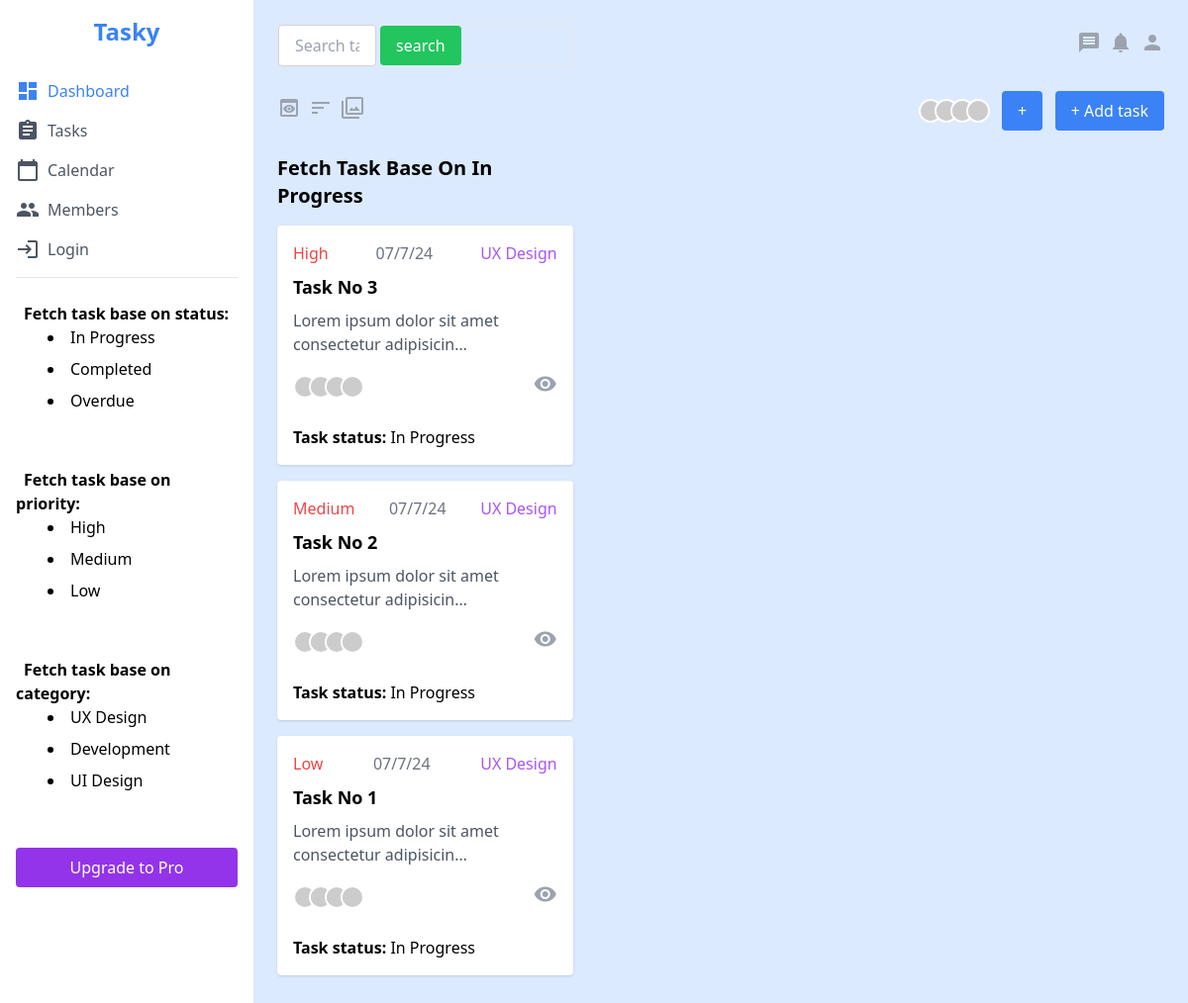
Page /fetch/task/In Progress/ on the committed database.
### task_management/models.py (models this page shows, shortened)
class TaskModel(models.Model):
    assigned_to = models.ForeignKey(User, on_delete=models.CASCADE)
    due_date = models.DateTimeField(auto_now=True)
    description = models.TextField(blank=True, null=True)
    title = models.CharField(max_length=255, blank=False, null=False)
    status_choices = [('In Progress', 'In Progress'), ('Completed', 'Completed'), ('Overdue', 'Overdue')]
    status = models.CharField(max_length=255, blank=False, null=False, choices=status_choices)
    priority_choices = [('Low', 'Low'), ('Medium', 'Medium'), ('High', 'High')]
    priority = models.CharField(max_length=255, blank=False, null=False, choices=priority_choices)
    category_choices = [('UX Design', 'UX Design'), ('Development', 'Development'), ('UI Design', 'UI Design')]
    category = models.CharField(max_length=255, blank=False, null=False, choices=category_choices)

### task_management/views.py (the view)
# urls.py: path('fetch/task/<str:base_on>/', fetch_task, name='fetch_task'),
def fetch_task(request, base_on):
    _status_ = ['In Progress', 'Completed', 'Overdue']
    _priorities_ = ['High', 'Medium', 'Low']
    _categories_ = ['UX Design', 'Development', 'UI Design']
    if base_on in _status_ or base_on in _priorities_ or base_on in _categories_:
        pass
    else:
        return False
    if base_on in _status_:
        fetch_api = TaskModel.objects.filter(status=base_on).order_by('-due_date')
    elif base_on in _priorities_:
        fetch_api = TaskModel.objects.filter(priority=base_on).order_by('-due_date')
    elif base_on in _categories_:
        fetch_api = TaskModel.objects.filter(category=base_on).order_by('-due_date')
    paginator = Paginator(fetch_api, 10)
    page = request.GET.get('fetch_page')
    fetch_api_page = paginator.get_page(page)
    context = {
        'base_on': base_on,
        'fetch_api_page': fetch_api_page,
    }
    return render(request, 'fetch.html', context)

### templates/fetch.html (shortened to what this page needs)
{% extends 'base.html' %}
{% block main_content %}
    <div class="w-full lg:w-1/3">
        <h2 class="text-xl font-bold mb-4">Fetch Task Base On {{base_on}}</h2>
        {% if fetch_api_page %}
            {% for tsk in fetch_api_page %}
                <div id="in-progress-tasks">
                    <div class="bg-white rounded shadow p-4 mb-4">
                        <div class="flex justify-between mb-2">
                            <span class="text-red-500">{{tsk.priority}}</span>
                            <span class="text-gray-500">{{tsk.due_date|date:'m/n/y'}}</span>
                            <span class="text-purple-500">{{tsk.category}}</span>
                        </div>
                        <h3 class="text-lg font-bold mb-2">{{tsk.title}}</h3>
                        {% if tsk.description|length >= 50 %}
                            <p class="text-gray-600 mb-4">{{tsk.description|truncatechars:50}}</p>
                        {% else %}
                            <p class="text-gray-600 mb-4">{{tsk.description}}</p>
                        {% endif %}
                        <div class="flex justify-between items-center">
                            <div class="flex -space-x-2">
                                <img class="w-6 h-6 rounded-full border-2 border-white" src="https://via.placeholder.com/24" alt="">
                                <img class="w-6 h-6 rounded-full border-2 border-white" src="https://via.placeholder.com/24" alt="">
                                <img class="w-6 h-6 rounded-full border-2 border-white" src="https://via.placeholder.com/24" alt="">
                                <img class="w-6 h-6 rounded-full border-2 border-white" src="https://via.placeholder.com/24" alt="">
                            </div>
                            <div class="flex space-x-2 text-gray-400">
                                <a href="{% url 'read_view' tsk.id %}"><span class="material-icons cursor-pointer">visibility</span></a>
                            </div>
                        </div>
                        <br>
                        <b>Task status:</b> {{tsk.status}}
                    </div>
                </div>
            {% endfor %}
        {% else %}
            <div id="in-progress-tasks">
                <div class="bg-white rounded shadow p-4 mb-4">
                    <p class="text-gray-600">Sorry, can`t fetch any saerch that matches your query &nbsp; &nbsp; <b class="red">({{base_on}})</b></p>
                </div>
            </div>
        {% endif %}
    </div>
{% endblock main_content %}

### rows in the picture
TaskModel: priority "High", due_date "07/7/24", category "UX Design", title "Task No 3", description "Lorem ipsum dolor sit amet consectetur adipisicin…", status "In Progress"
TaskModel: priority "Medium", due_date "07/7/24", category "UX Design", title "Task No 2", description "Lorem ipsum dolor sit amet consectetur adipisicin…", status "In Progress"
TaskModel: priority "Low", due_date "07/7/24", category "UX Design", title "Task No 1", description "Lorem ipsum dolor sit amet consectetur adipisicin…", status "In Progress"

### other values in the picture
{{ base_on }} "In Progress"
